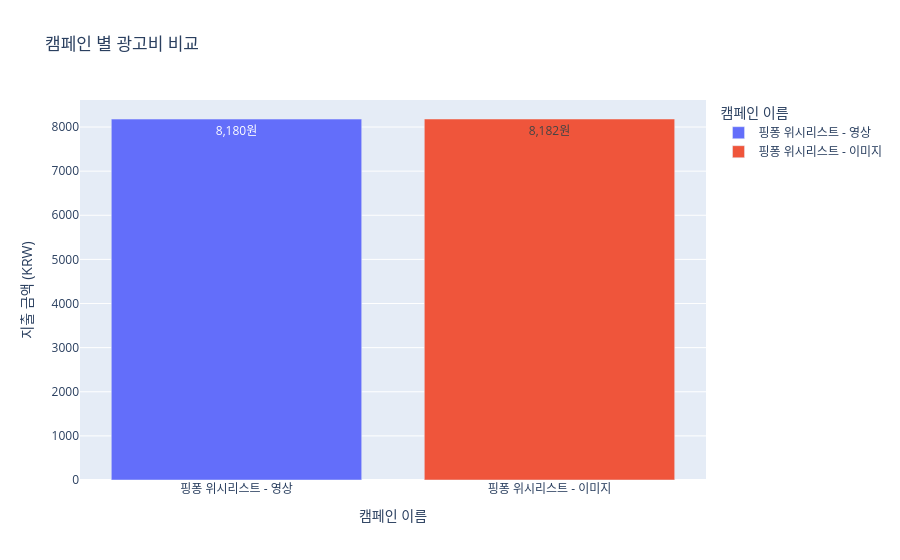

The cell this chart's notebook holds for it:
### Code cell
fig = px.bar(
    campaign,
    x="캠페인 이름",
    y="지출 금액 (KRW)",
    color="캠페인 이름",
    text_auto=True,
    title="캠페인 별 광고비 비교"
)

fig.update_traces(texttemplate="%{y:,.0f}원")

fig.show()

# 1개의 캠페인 세팅 > 2개 광고 그룹 > 각 광고 그룹별 2개씩 광고 소재 : 전체 예산을 모두 동일하게 
# 18000원 선 충전 방식으로 (18000원 안에 부가세 포함 = 16362 + 1638)
# 만약, 광고 캠페인 집행 결제 방식이 카드결제라면 18000원에 부가세 별도

### Figure 1 — Plotly figure (JSON) as saved in the notebook; plotly's stock layout.template omitted (floating-point values rounded to 4 significant figures)
{"data": [{"hovertemplate": "캠페인 이름=%{x}<br>지출 금액 (KRW)=%{y}<extra></extra>", "legendgroup": "핑퐁 위시리스트 - 영상", "marker": {"color": "#636efa", "pattern": {"shape": ""}}, "name": "핑퐁 위시리스트 - 영상", "orientation": "v", "showlegend": true, "textposition": "auto", "texttemplate": "%{y:,.0f}원", "type": "bar", "x": ["핑퐁 위시리스트 - 영상"], "xaxis": "x", "y": [8180], "yaxis": "y"}, {"hovertemplate": "캠페인 이름=%{x}<br>지출 금액 (KRW)=%{y}<extra></extra>", "legendgroup": "핑퐁 위시리스트 - 이미지", "marker": {"color": "#EF553B", "pattern": {"shape": ""}}, "name": "핑퐁 위시리스트 - 이미지", "orientation": "v", "showlegend": true, "textposition": "auto", "texttemplate": "%{y:,.0f}원", "type": "bar", "x": ["핑퐁 위시리스트 - 이미지"], "xaxis": "x", "y": [8182], "yaxis": "y"}], "layout": {"barmode": "relative", "legend": {"title": {"text": "캠페인 이름"}, "tracegroupgap": 0}, "title": {"text": "캠페인 별 광고비 비교"}, "xaxis": {"anchor": "y", "categoryarray": ["핑퐁 위시리스트 - 영상", "핑퐁 위시리스트 - 이미지"], "categoryorder": "array", "domain": [0, 1], "title": {"text": "캠페인 이름"}}, "yaxis": {"anchor": "x", "domain": [0, 1], "title": {"text": "지출 금액 (KRW)"}}}}
